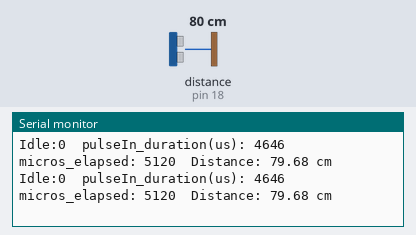
The sketch below on a simulated Arduino Uno, built with avr-gcc and run on an emulated ATmega328P. Shown: the last lines printed to the serial monitor. Wiring (inferred from the names in the program): ultrasonic range finder: trigger pin 5; echo pin 18. The test bench sets the inputs (shaded band); at power-on: distance to the obstacle (sensor on pin 18) 80 cm. The echo pulse lasts 58.3 µs per cm.

Above: at 1.3 s.
1.4 s: distance to the obstacle (sensor on pin 18) set to 2 cm
At 1.83 s:
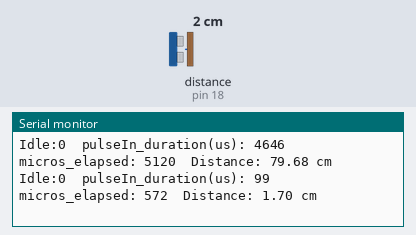
2.9 s: distance to the obstacle (sensor on pin 18) set to 4 cm
At 3.08 s:
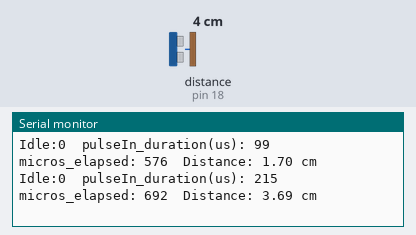
4.4 s: distance to the obstacle (sensor on pin 18) set to 299 cm
At 4.62 s:
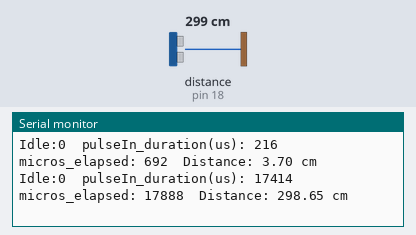
Timing chart, 0 to 7.4 s (numbered marks = the images above; inputs shaded):
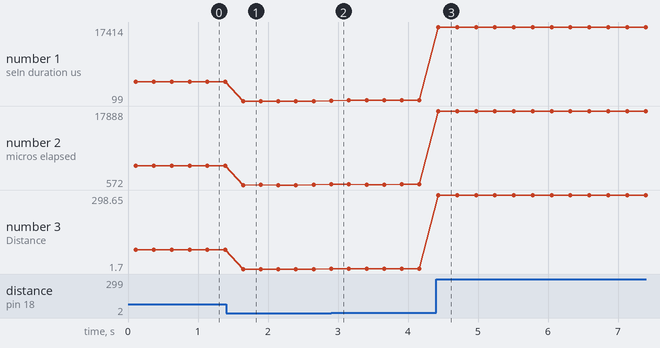

The sketch:

Ultrasonic_Sensor.ino
```cpp
// This is the code for HC-SR04
// here the vcc will be given 5v
// gnd is ground
// trig is using gpio5
// echo is using gpio18 after voltage is stepped down to 3.3v

#define TRIG_PIN 5    // GPIO5
#define ECHO_PIN 18   // GPIO18

void setup() {
  Serial.begin(115200);
  pinMode(TRIG_PIN, OUTPUT);
  pinMode(ECHO_PIN, INPUT);
  digitalWrite(TRIG_PIN, LOW);
  delay(100);
  Serial.println("HC-SR04 debug start (powered at 3.3V).");
  Serial.println("Make sure sensor VCC=3.3V, GND common, TRIG=GPIO5, ECHO=GPIO18");
}

void loop() {
  unsigned long beforeHigh, afterHigh;
  long duration;
  float distanceCm;

  // Read echo pin idle state
  int idle = digitalRead(ECHO_PIN);

  // Trigger pulse
  digitalWrite(TRIG_PIN, LOW);
  delayMicroseconds(2);
  digitalWrite(TRIG_PIN, HIGH);
  delayMicroseconds(10);
  digitalWrite(TRIG_PIN, LOW);

  // Immediately sample echo pin a few times to observe any change
  beforeHigh = micros();
  // Wait up to 35 ms for HIGH, measuring with pulseIn (timeout 35ms)
  duration = pulseIn(ECHO_PIN, HIGH, 35000);
  afterHigh = micros();

  Serial.print("Idle:");
  Serial.print(idle);
  Serial.print("  pulseIn_duration(us): ");
  Serial.print(duration);
  Serial.print("  micros_elapsed: ");
  Serial.print((long)(afterHigh - beforeHigh));

  if (duration > 0) {
    distanceCm = (duration * 0.0343) / 2.0;
    Serial.print("  Distance: ");
    Serial.print(distanceCm, 2);
    Serial.println(" cm");
  } else {
    Serial.println("  NO ECHO");
  }

  delay(250);
}
```

Measured:
- after the input at 1.4 s, the serial monitor: prints a new line after 0.24 s (image 1)
- after the input at 2.9 s, the serial monitor: prints a new line at once (image 2)
- after the input at 4.4 s, the serial monitor: prints a new line at once (image 3)
- plotted number 1: 4646 → 99 after the input at 1.4 s, 99 → 216 after the input at 2.9 s, 216 → 17414 after the input at 4.4 s
- plotted number 2: 5120 → 576 after the input at 1.4 s, 576 → 692 after the input at 2.9 s, 692 → 17888 after the input at 4.4 s
- plotted number 3: 79.68 → 1.7 after the input at 1.4 s, 1.7 → 3.7 after the input at 2.9 s, 3.7 → 298.65 after the input at 4.4 s
